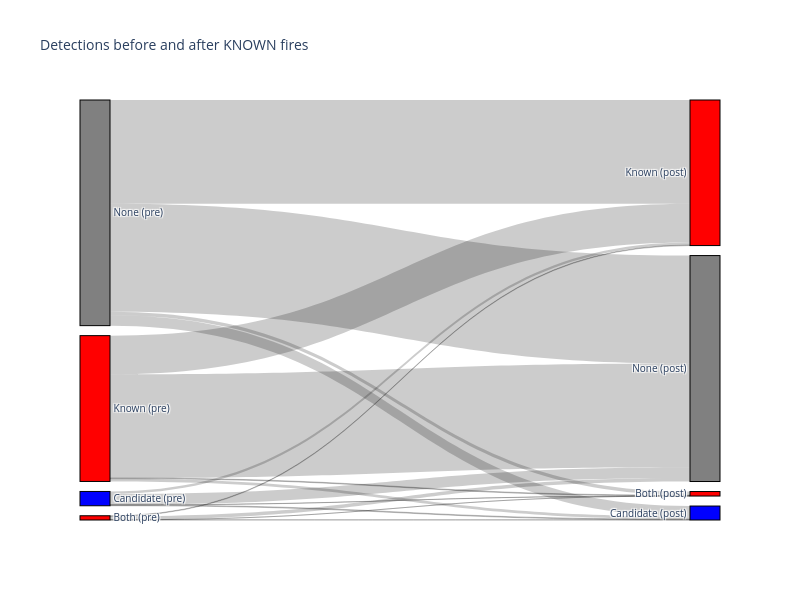

Notebook cell for this chart:
### Code cell
names = ['B1','C1','K1','N1','B2','C2','K2','N2']

import plotly.graph_objects as go

fig = go.Figure(data=[go.Sankey(
    node = dict(
      pad = 10,
      thickness = 30,
      line = dict(color = "black", width = 1),
      label = ['Both (pre)','Candidate (pre)','Known (pre)','None (pre)','Both (post)','Candidate (post)','Known (post)','None (post)'],
      color = ['red','blue','red','gray','red','blue','red','gray']
    ),
    link = dict(
      source = [0,0,0,0,1,1,1,1,2,2,2,2,3,3,3,3], # indices correspond to labels, eg A1, A2, A1, B1, ...
      target = [4,5,6,7,4,5,6,7,4,5,6,7,4,5,6,7],
      value = counts
  ))])

fig.update_layout(title_text="Detections before and after KNOWN fires", font_size=10)
fig.update_layout(
    autosize=False,  # Set to False to ensure explicit width/height are respected
    width=800,       # Set the desired width in pixels
    height=600       # Set the desired height in pixels
)
#fig.write_html('/projects/my-public-bucket/viirs/outputs/western_us/joined_dets_2020_sequence_sankey.html')
fig.show()

### Figure 1 — Plotly figure (JSON) as saved in the notebook; plotly's stock layout.template omitted (floating-point values rounded to 4 significant figures)
{"data": [{"link": {"source": [0, 0, 0, 0, 1, 1, 1, 1, 2, 2, 2, 2, 3, 3, 3, 3], "target": [4, 5, 6, 7, 4, 5, 6, 7, 4, 5, 6, 7, 4, 5, 6, 7], "value": [36, 271, 1091, 6286, 282, 1432, 4449, 19768, 1323, 4957, 70379, 187636, 6549, 18650, 187924, 195843]}, "node": {"color": ["red", "blue", "red", "gray", "red", "blue", "red", "gray"], "label": ["Both (pre)", "Candidate (pre)", "Known (pre)", "None (pre)", "Both (post)", "Candidate (post)", "Known (post)", "None (post)"], "line": {"color": "black", "width": 1}, "pad": 10, "thickness": 30}, "type": "sankey"}], "layout": {"autosize": false, "font": {"size": 10}, "height": 600, "title": {"text": "Detections before and after KNOWN fires"}, "width": 800}}
